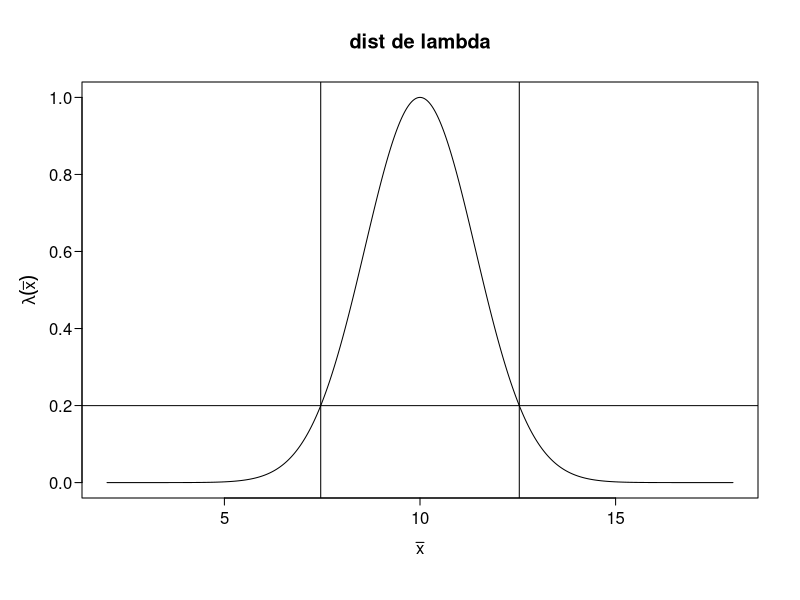
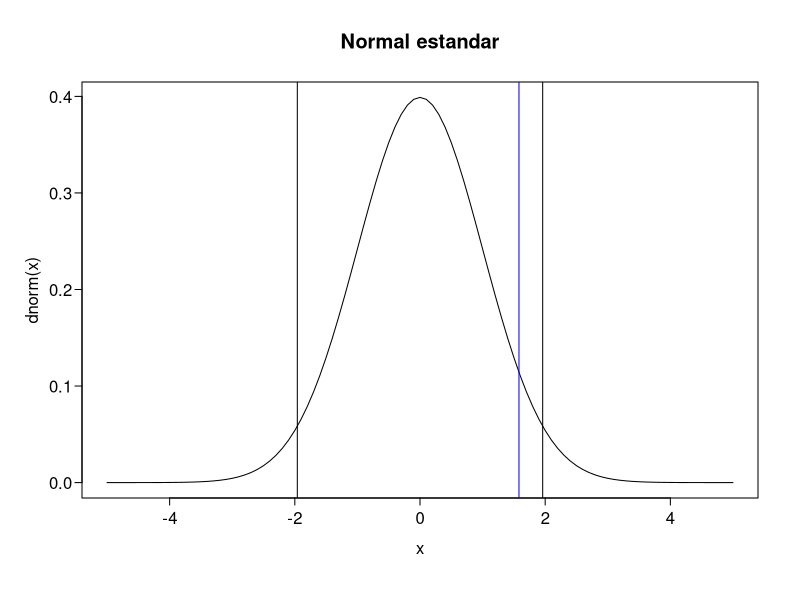
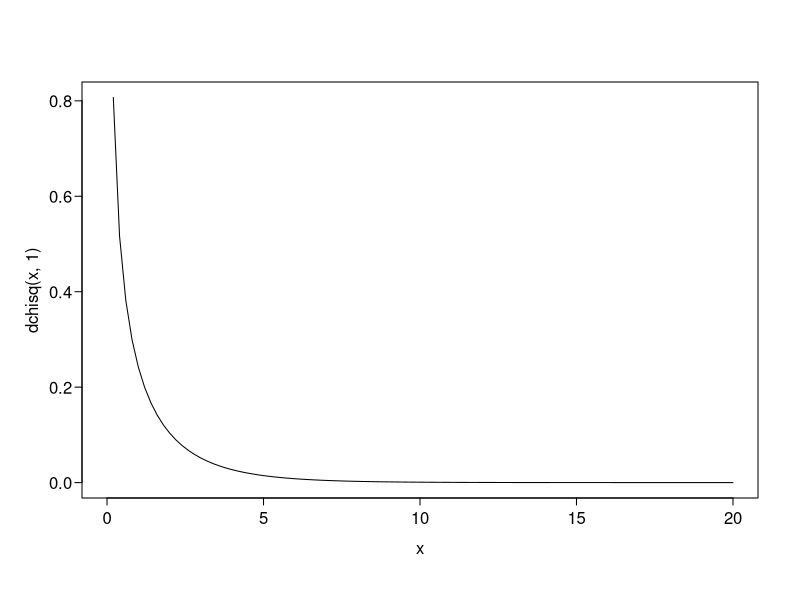

Write R code to recreate these figures, in order. (Note: this script raises an error after producing the figures.)

# ::::::::::::::::::::::::::::::::::::::::::::::::::::::::::::::::::::::::::::: #
## EJEMPLO DE LR
# ::::::::::::::::::::::::::::::::::::::::::::::::::::::::::::::::::::::::::::: #

# LR, lambda, para normal
lambda_fun <- function(x_bar) {
  exp(-(1 / 4) * (x_bar - 10)^2)
}

par(las = 1, mgp = c(2, 0.5, 0), tck = -0.017)
x_vec <- seq(2, 18, 0.001)
lx <- lambda_fun(x_vec)
plot(
  x_vec, lx,
  xlab = expression(bar(x)),
  ylab = expression(lambda(bar(x))),
  type = "l",
  main = "dist de lambda"
)
# notar que tiene centro en 10
# debemos hallar un lamda <= k
k <- max(lx[lx <= 0.2])
x1 <- x_vec[lx == k]
abline(h = k)
abline(v = x1)

# normal estandar
curve(dnorm(x), from = -5, to = 5, main = "Normal estandar")
alfa <- 0.05 / 2
abline(v = qnorm(p = c(alfa, 1 - alfa)))
# encontrar el cuantil (en x) correspondiente a un alfa de 0.05 para dos colas
# recordar que queremos hallar el cuantil en una curva simétrica, tal que
# ese cuantil cubra el (1-alfa)*100 del área.
qnorm(1 - alfa, 0, 1)
# el alfa lo obtenemos nuevamente así
2*(1-pnorm(1.9599))
# el área cubierta es obviamente la integral 1.96 - 1.96
pnorm(1.96) - pnorm(-1.96)
# o lo que es lo mismo
integrate(dnorm, mean = 0, sd = 1, lower = -1.96, upper = 1.96)

n <- 20
x_barra <- 10.5
10.5 - 10 # es iqual
z <- abs(x_barra-10)/(sqrt(2)/sqrt(n))
z
abline(v = z, col = "blue")
z
# ::::::::::::::::::::::::::::::::::::::::::::::::::::::::::::::::::::::::::::: #

# ejercicio en clase--- 
## -2log(lambda) -- chisq

# prueba para Poisson con L(theta_hat)/L(theta_1, theta_2)
x_hat <- 20
y_hat <- 22
n <- 100
lambda_poiss <- function(x_hat, y_hat, n) {
  
  num_ <- n*(x_hat + y_hat)*log(0.5 * (x_hat + y_hat))
  denom <- (n*x_hat) * log (x_hat) + (n*y_hat) * log(y_hat)
  -2 * (num_ - denom)
}

l2log <- lambda_poiss(x_hat, y_hat, n) |> round(3)

alfa <- 0.01
crit_val <- qchisq(1-alfa, 1)

curve(dchisq(x, 1), 0, 20) |> round(3)
abline(v = crit_val)
abline(v = l2log, col = 'blue')

cat(sprintf("-2log(lambda) = %s,\n k (critical val) = %s", l2log, crit_val))

# concluimos que la media en los dos turnos difiere si -2log(lambda) >= crit_val
# aunque, en realidad, *rechazamos* H0


## :::::::::::::::::::::::::::::::::::::::::::::::::::::::::::::::::::::::::::
# dependencia de n para el -2log(lambda) - ejemplo con normal
# para obtener el MLE de una normal
neg_log_like_normal <- function(media, x, sigma) {
  sum(-dnorm(x, mean = media, sd = sigma, log = T))
}

# dado 

nsims <- 1000
n_vec <- c(3, 10, 30, 300)
sigma <- 4
par(mfrow = c(2, 2), mar = c(3, 3, 2, 0), las =1)
for (n in n_vec) {
  LR_vec <- rep(NA, 100)
  
  for (i in 1:nsims) {
    set.seed(i)
    x <- rnorm(n, 10, sd = sigma)
    
    logL0 <- sum(log(dnorm(x, mean = 10, sd = sigma)))
    out <- nlm(neg_log_like_normal, 10, x = X, sigma = sigma)
    logL1 <- sum(log(dnorm(x, mean = out$estimate, sd = sigma)))
    LR_vec[i] <- -2 * (logL0 - max(logL0, logL1))
  }
  plot(density(LR_vec, from = 0, to = max(LR_vec), adjust = 2), main = sprintf("n = %s", n))
  curve(dchisq(x, 1), from = 0, to = max(LR_vec), add = TRUE, col = 2)
}
